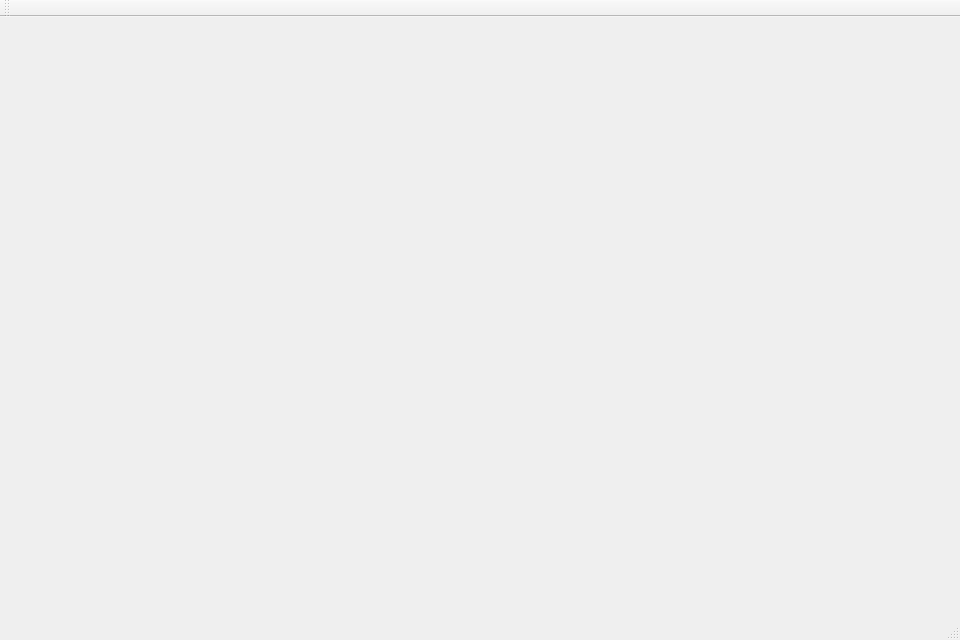
<?xml version="1.0" encoding="UTF-8"?>
<ui version="4.0">
 <class>MainWindow</class>
 <widget class="QMainWindow" name="MainWindow">
  <property name="geometry">
   <rect>
    <x>0</x>
    <y>0</y>
    <width>960</width>
    <height>640</height>
   </rect>
  </property>
  <property name="minimumSize">
   <size>
    <width>960</width>
    <height>640</height>
   </size>
  </property>
  <property name="maximumSize">
   <size>
    <width>960</width>
    <height>640</height>
   </size>
  </property>
  <property name="windowTitle">
   <string>MainWindow</string>
  </property>
  <widget class="QWidget" name="centralWidget"/>
  <widget class="QMenuBar" name="menuBar">
   <property name="geometry">
    <rect>
     <x>0</x>
     <y>0</y>
     <width>960</width>
     <height>21</height>
    </rect>
   </property>
  </widget>
  <widget class="QToolBar" name="mainToolBar">
   <attribute name="toolBarArea">
    <enum>TopToolBarArea</enum>
   </attribute>
   <attribute name="toolBarBreak">
    <bool>false</bool>
   </attribute>
  </widget>
  <widget class="QStatusBar" name="statusBar"/>
 </widget>
 <layoutdefault spacing="6" margin="11"/>
 <resources/>
 <connections/>
</ui>
